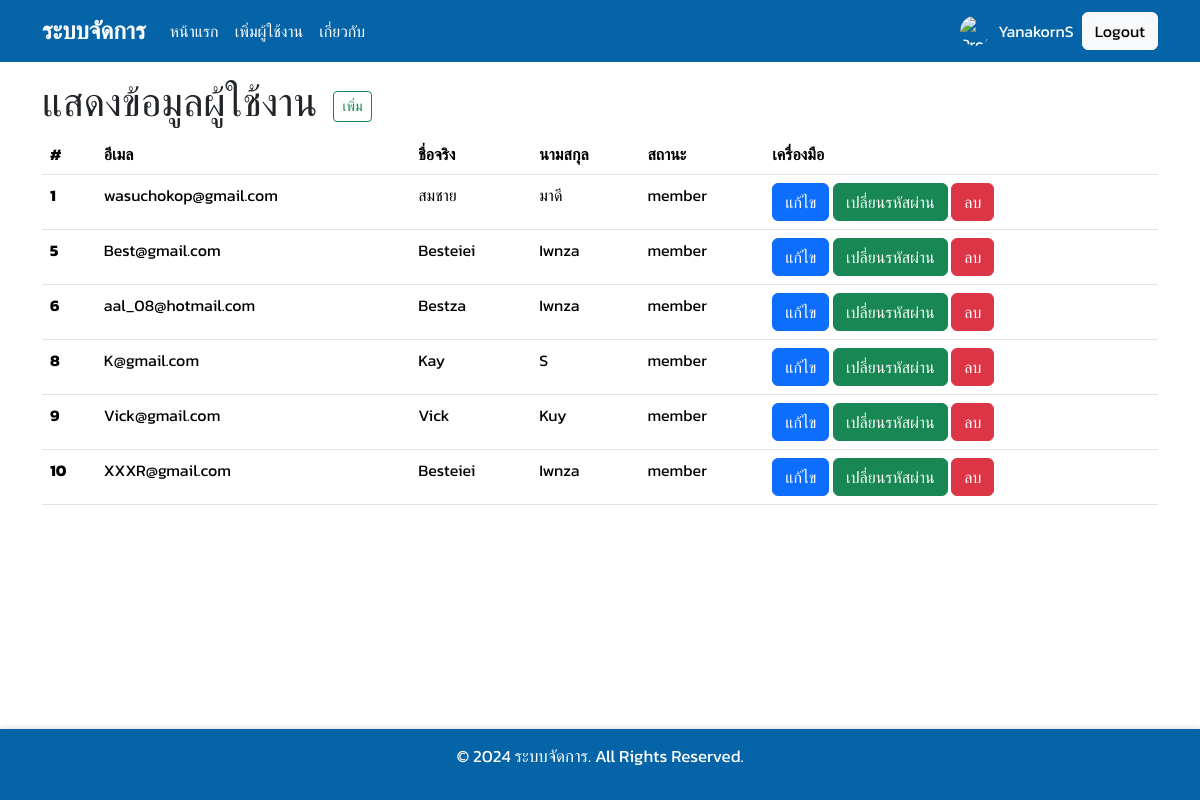
The app's page /index.php (signed in) with its own data.
### tables this page shows
CREATE TABLE `users` (
  `id` int(11) NOT NULL COMMENT 'ไอดีผู้ใช้',
  `email` varchar(255) NOT NULL COMMENT 'อีเมล',
  `password` varchar(255) NOT NULL COMMENT 'รหัสผ่าน',
  `fname` varchar(255) NOT NULL COMMENT 'ชื่อจริง',
  `lname` varchar(255) NOT NULL COMMENT 'นามสกุล',
  `role` varchar(255) NOT NULL COMMENT 'สถานะ'
);

### index.php (the view, shortened to what this page needs)
<?php
include("layout.php");
include("connection/connect.php");
$sql = "SELECT * FROM users";
$stmt = $conn->prepare($sql);
$stmt->execute();
$result = $stmt->fetchAll(PDO::FETCH_ASSOC);
?>
<body>
    <div class="container mt-3">
    <div class="d-flex align-items-center">
        <h1>แสดงข้อมูลผู้ใช้งาน</h1>
        <a href="form_add_user.php">
            <button type="button" class="btn btn-outline-success btn-sm mx-3">เพิ่ม</button>
        </a>
    </div>
    <table class="table">
        <thead>
            <tr>
                <th scope="col">#</th>
                <th scope="col">อีเมล</th>
                <th scope="col">ชื่อจริง</th>
                <th scope="col">นามสกุล</th>
                <th scope="col">สถานะ</th>
                <th scope="col">เครื่องมือ</th>
            </tr>
        </thead>
        <tbody>
            <?php foreach ($result as $user) { ?>
                <tr>
                    <th scope="row"><?=$user['id'];?></th>
                    <td><?=$user['email'];?></td>
                    <td><?=$user['fname'];?></td>
                    <td><?=$user['lname'];?></td>
                    <td><?=$user['role'];?></td>
                    <td>
                        <a href="form_edit_user.php?iduser=<?=$user['id'];?>"><button class="btn btn-primary">แก้ไข</button></a>
                        <a href="form_chang_password.php?iduser=<?=$user['id'];?>"><button class="btn btn-success">เปลี่ยนรหัสผ่าน</button></a>
                        <a href="services/delete_user.php?iduser=<?=$user['id'];?>"><button class="btn btn-danger">ลบ</button></a>
                    </td>
                </tr>
            <?php } ?>
        </tbody>
    </table>
</div>
<?php include("components/footer.php"); ?>
</body>

### layout.php (shortened to what this page needs)
<!doctype html>
<html lang="en">
  <head>
     <link rel="stylesheet" href="style.css">
    <link rel="stylesheet" href="assets/bootstrap-5.3.3/dist/css/bootstrap.min.css">
  </head>
  <body>
    <?php include("components/navbar.php"); ?>
  </body>
</html>

### components/navbar.php (shortened to what this page needs)
<?php
$user = isset($_SESSION['user']) ? $_SESSION['user'] : null;
?>
<!DOCTYPE html>
<html lang="en">
<head>
    <link rel="stylesheet" href="assets/bootstrap-5.3.3/dist/css/bootstrap.min.css">
</head>
<body>
    <nav class="navbar navbar-expand-lg" style="background-color: rgb(5, 100, 168);">
        <div class="container">
            <a class="navbar-brand fw-bold fs-4 text-white" href="#">ระบบจัดการ</a>
            <div class="collapse navbar-collapse" id="navbarNav">
                <ul class="navbar-nav me-auto">
                    <li class="nav-item">
                        <a class="nav-link text-white" aria-current="page" href="index.php">หน้าแรก</a>
                    </li>
                    <li class="nav-item">
                        <a class="nav-link text-white" href="form_add_user.php">เพิ่มผู้ใช้งาน</a>
                    </li>
                    <li class="nav-item">
                        <a class="nav-link text-white" href="#">เกี่ยวกับ</a>
                    </li>
                </ul>
                <div class="d-flex ms-auto">
                    <?php if ($user): ?>
                        <a class="nav-link text-white d-flex align-items-center" href="profile.php">
                            <img src="https://cdn-icons-png.flaticon.com/512/9187/9187532.png"
                            alt="Profile" class="rounded-circle profile-img me-2">
                            <?= $user['username'] ?>
                        </a>
                        <form method="POST">
                            <button type="submit" name="logout" class="btn btn-light ms-2">
                                <i class="fas fa-sign-out-alt"></i> Logout
                            </button>
                        </form>
                    <?php else: ?>
                        <a href="register.php" class="btn btn-light me-2">Register</a>
                        <a href="login.php" class="btn btn-light">Login</a>
                    <?php endif; ?>
                </div>
            </div>
        </div>
    </nav>
</body>
</html>

### components/footer.php (shortened to what this page needs)
<!DOCTYPE html>
<html lang="en">
<head>
    <link rel="stylesheet" href="assets/bootstrap-5.3.3/dist/css/bootstrap.min.css">
</head>
<body>
    <main>
    </main>
    <footer>
        <div class="container">
            <p>&copy; 2024 ระบบจัดการ. All Rights Reserved.</p>
        </div>
    </footer>
</body>
</html>

### style.css (style rules this page uses)
* { font-family: 'Kanit', sans-serif; }

### components/navbar.php (style rules this page uses)
.navbar { padding: 0.5rem 1rem; }
.navbar-nav .nav-link { font-size: 16px; }
.profile-img { width: 30px; height: 30px; object-fit: cover; }
.nav-item a { padding: 10px 15px; }
.navbar-brand { font-size: 1.5rem; }
.d-flex.ms-auto { align-items: center; }

### components/footer.php (style rules this page uses)
body { display: flex; flex-direction: column; min-height: 100vh; }
main { flex: 1; }
footer { background-color: rgb(5, 100, 168); color: #ffffff; padding: 15px 0; text-align: center; font-size: 17px; box-shadow: 0 -2px 5px rgba(0, 0, 0, 0.1); }

### records on screen
users: id "1", email "wasuchokop@gmail.com", fname "สมชาย", lname "มาดี", role "member"
users: id "5", email "Best@gmail.com", fname "Besteiei", lname "Iwnza", role "member"
users: id "6", email "aal_08@hotmail.com", fname "Bestza", lname "Iwnza", role "member"
users: id "8", email "K@gmail.com", fname "Kay", lname "S", role "member"
users: id "9", email "Vick@gmail.com", fname "Vick", lname "Kuy", role "member"
users: id "10", email "XXXR@gmail.com", fname "Besteiei", lname "Iwnza", role "member"

### other values on screen
$user['username'] "YanakornS"
